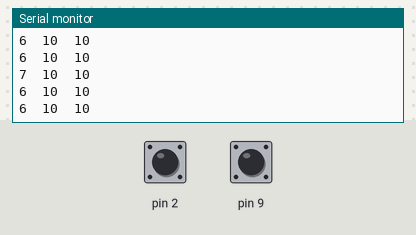
Bench run of a sketch on a simulated Arduino Uno, built with avr-gcc and run on an emulated ATmega328P. Parts: the last lines printed to the serial monitor. The test bench sets the inputs (shaded band); at power-on: pin 2 HIGH, pin 9 HIGH.

Above: at 1.2 s.
1.3 s: pin 2 pulled LOW for 0.15 s
2.9 s: pin 9 pulled LOW for 0.15 s
6.0 s: pin 2 pulled LOW for 1 s
10.0 s: pin 9 pulled LOW for 1 s
At 10.8 s:
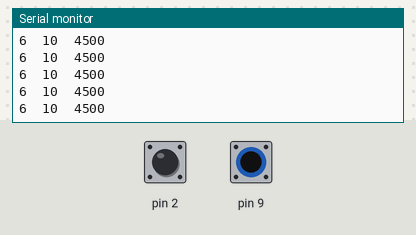
14.0 s: pin 2 pulled LOW for 1 s
At 14.8 s:
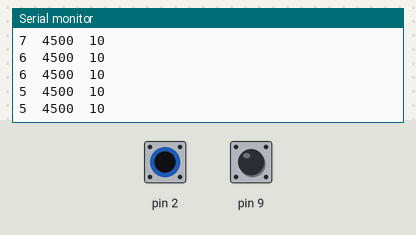
18.0 s: pin 9 pulled LOW for 1 s
At 18.5 s:
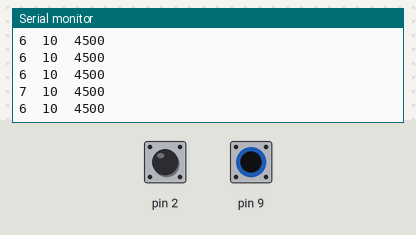
Timing chart, 0 to 21.0 s (numbered marks = the images above; inputs shaded):
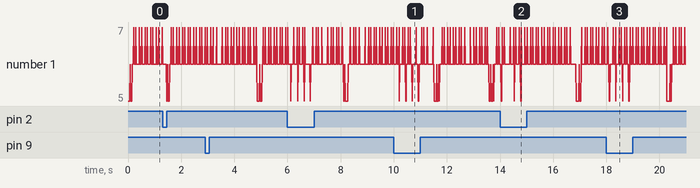

Measured:
- after the input at 10.0 s, the serial monitor: prints a new line at once (image 1)
- after the input at 14.0 s, the serial monitor: prints a new line at once (image 2)
- after the input at 18.0 s, the serial monitor: prints a new line at once (image 3)

The sketch:

Capacitive_Sensor_Testing.ino
```cpp
#include <CapacitiveSensor.h>

/*
 * CapitiveSense Library Demo Sketch
 * Paul Badger 2008
 * Uses a high value resistor e.g. 10M between send pin and receive pin
 * Resistor effects sensitivity, experiment with values, 50K - 50M. Larger resistor values yield larger sensor values.
 * Receive pin is the sensor pin - try different amounts of foil/metal on this pin
 */


// Capacitive sensor created between pins 2 (emitter) and 12 (sensor)
CapacitiveSensor cs_1 = CapacitiveSensor(12, 2);

// Capacitive sensor created between pins 4 (emitter) and 9 (sensor)
CapacitiveSensor cs_2 = CapacitiveSensor(4, 9);

void setup()
{
   Serial.begin(9600);
}

void loop()
{
    long start = millis();
    long total1 =  cs_1.capacitiveSensor(30);
    long total2 = cs_2.capacitiveSensor(30);

    Serial.print(millis() - start);        // check on performance in milliseconds
    Serial.print("\t");                    // tab character for debug windown spacing

    Serial.print(total1);                  // print sensor output 1
    Serial.print("\t");
    Serial.println(total2);


    delay(10);                             // arbitrary delay to limit data to serial port
}
```
